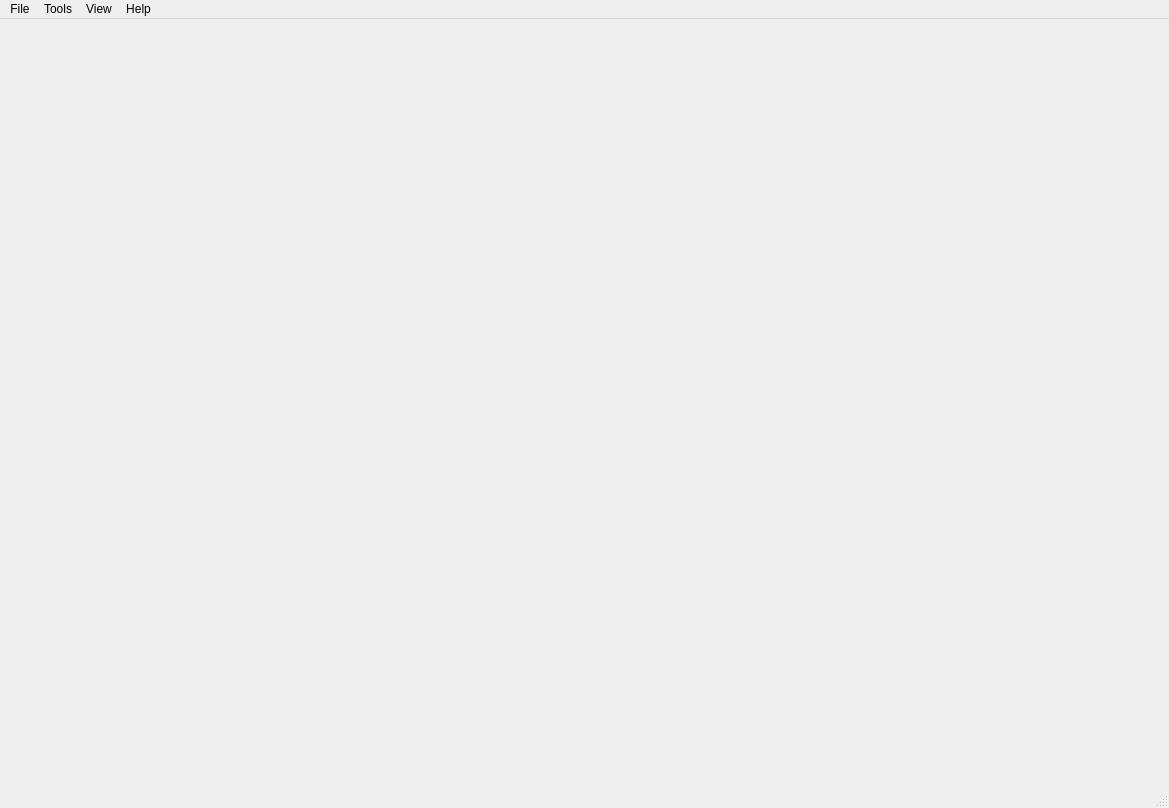
<?xml version="1.0" encoding="UTF-8"?>
<ui version="4.0">
 <class>MainWindowClass</class>
 <widget class="QMainWindow" name="MainWindowClass">
  <property name="geometry">
   <rect>
    <x>0</x>
    <y>0</y>
    <width>1169</width>
    <height>808</height>
   </rect>
  </property>
  <property name="sizePolicy">
   <sizepolicy hsizetype="Preferred" vsizetype="Preferred">
    <horstretch>0</horstretch>
    <verstretch>0</verstretch>
   </sizepolicy>
  </property>
  <property name="windowTitle">
   <string>Astree</string>
  </property>
  <property name="windowIcon">
   <iconset resource="Astree.qrc">
    <normaloff>:/Astree/Astree.ico</normaloff>:/Astree/Astree.ico</iconset>
  </property>
  <widget class="QWidget" name="centralWidget"/>
  <widget class="QMenuBar" name="menuBar">
   <property name="geometry">
    <rect>
     <x>0</x>
     <y>0</y>
     <width>1169</width>
     <height>21</height>
    </rect>
   </property>
   <widget class="QMenu" name="menuFile">
    <property name="title">
     <string>File</string>
    </property>
    <addaction name="actionNew"/>
    <addaction name="actionLoad"/>
    <addaction name="actionImport_ZMX_file"/>
    <addaction name="actionSave"/>
    <addaction name="actionSave_as"/>
    <addaction name="actionReload"/>
    <addaction name="actionClose"/>
    <addaction name="separator"/>
    <addaction name="actionQuit"/>
   </widget>
   <widget class="QMenu" name="menuHelp">
    <property name="title">
     <string>Help</string>
    </property>
    <addaction name="actionAbout"/>
   </widget>
   <widget class="QMenu" name="menuOptions">
    <property name="title">
     <string>Tools</string>
    </property>
    <addaction name="actionScal_device"/>
    <addaction name="actionMedium_Manager"/>
   </widget>
   <widget class="QMenu" name="menuView">
    <property name="title">
     <string>View</string>
    </property>
    <addaction name="actionFit_in_View"/>
    <addaction name="actionZoom_in"/>
    <addaction name="actionZoom_out"/>
   </widget>
   <addaction name="menuFile"/>
   <addaction name="menuOptions"/>
   <addaction name="menuView"/>
   <addaction name="menuHelp"/>
  </widget>
  <widget class="QStatusBar" name="statusBar"/>
  <action name="actionQuit">
   <property name="text">
    <string>Quit</string>
   </property>
   <property name="shortcut">
    <string>Ctrl+Q</string>
   </property>
  </action>
  <action name="actionAbout">
   <property name="text">
    <string>About...</string>
   </property>
  </action>
  <action name="actionLoad">
   <property name="text">
    <string>Open...</string>
   </property>
   <property name="shortcut">
    <string>Ctrl+O</string>
   </property>
  </action>
  <action name="actionSave">
   <property name="text">
    <string>Save</string>
   </property>
   <property name="shortcut">
    <string>Ctrl+S</string>
   </property>
  </action>
  <action name="actionSave_as">
   <property name="text">
    <string>Save as...</string>
   </property>
  </action>
  <action name="actionClose">
   <property name="text">
    <string>Close</string>
   </property>
  </action>
  <action name="actionNew">
   <property name="text">
    <string>New</string>
   </property>
   <property name="shortcut">
    <string>Ctrl+N</string>
   </property>
  </action>
  <action name="actionMedium_Manager">
   <property name="enabled">
    <bool>true</bool>
   </property>
   <property name="text">
    <string>Glass Manager...</string>
   </property>
  </action>
  <action name="actionAbsolute">
   <property name="checkable">
    <bool>true</bool>
   </property>
   <property name="text">
    <string>Absolute</string>
   </property>
  </action>
  <action name="actionRelative">
   <property name="checkable">
    <bool>true</bool>
   </property>
   <property name="text">
    <string>Relative</string>
   </property>
  </action>
  <action name="actionScal_device">
   <property name="text">
    <string>Scale device...</string>
   </property>
  </action>
  <action name="actionShow_aspheric_Properties">
   <property name="checkable">
    <bool>true</bool>
   </property>
   <property name="checked">
    <bool>false</bool>
   </property>
   <property name="enabled">
    <bool>false</bool>
   </property>
   <property name="text">
    <string>Show PolyAspheric Property</string>
   </property>
  </action>
  <action name="actionShow_min_radius_porperties">
   <property name="checkable">
    <bool>true</bool>
   </property>
   <property name="enabled">
    <bool>false</bool>
   </property>
   <property name="text">
    <string>Show Min Diameter Property</string>
   </property>
  </action>
  <action name="actionImport_ZMX_file">
   <property name="text">
    <string>Import Zmx file...</string>
   </property>
  </action>
  <action name="actionShow_Comment_Property">
   <property name="checkable">
    <bool>true</bool>
   </property>
   <property name="enabled">
    <bool>false</bool>
   </property>
   <property name="text">
    <string>Show Comment Property</string>
   </property>
  </action>
  <action name="actionFit_in_View">
   <property name="text">
    <string>Fit All</string>
   </property>
   <property name="shortcut">
    <string>Ctrl+F</string>
   </property>
  </action>
  <action name="actionZoom_in">
   <property name="text">
    <string>Zoom in</string>
   </property>
   <property name="shortcut">
    <string>Ctrl++</string>
   </property>
  </action>
  <action name="actionZoom_out">
   <property name="text">
    <string>Zoom out</string>
   </property>
   <property name="shortcut">
    <string>Ctrl+-</string>
   </property>
  </action>
  <action name="actionReload">
   <property name="text">
    <string>Reload</string>
   </property>
  </action>
 </widget>
 <layoutdefault spacing="6" margin="11"/>
 <resources>
  <include location="Astree.qrc"/>
 </resources>
 <connections/>
</ui>
